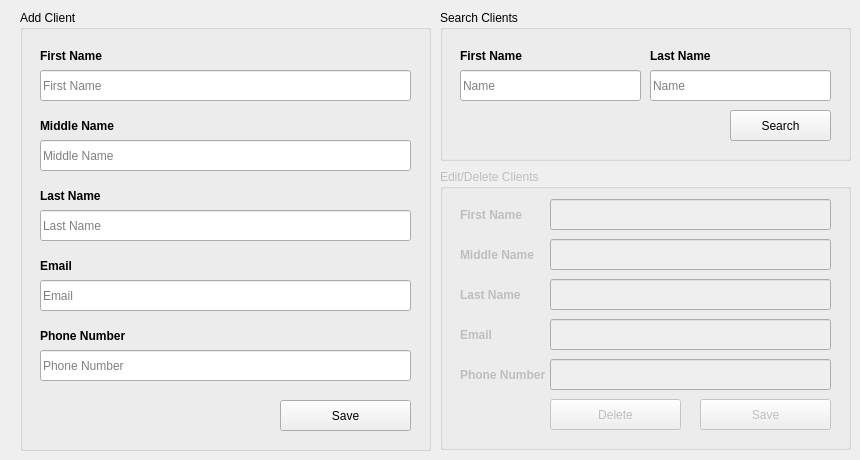
      <widget class="QWidget" name="tab_10">
       <attribute name="title">
        <string>Handle Clients</string>
       </attribute>
       <widget class="QGroupBox" name="groupBox_8">
        <property name="geometry">
         <rect>
          <x>440</x>
          <y>10</y>
          <width>411</width>
          <height>151</height>
         </rect>
        </property>
        <property name="title">
         <string>Search Clients</string>
        </property>
        <widget class="QPushButton" name="pushButton_33">
         <property name="geometry">
          <rect>
           <x>290</x>
           <y>100</y>
           <width>101</width>
           <height>31</height>
          </rect>
         </property>
         <property name="text">
          <string>Search</string>
         </property>
         <property name="icon">
          <iconset resource="icons.qrc">
           <normaloff>:/icons/search.png</normaloff>:/icons/search.png</iconset>
         </property>
        </widget>
        <widget class="QLineEdit" name="lineEdit_34">
         <property name="geometry">
          <rect>
           <x>20</x>
           <y>60</y>
           <width>181</width>
           <height>31</height>
          </rect>
         </property>
         <property name="placeholderText">
          <string>Name</string>
         </property>
         <property name="clearButtonEnabled">
          <bool>true</bool>
         </property>
        </widget>
        <widget class="QLabel" name="label_49">
         <property name="geometry">
          <rect>
           <x>20</x>
           <y>30</y>
           <width>91</width>
           <height>31</height>
          </rect>
         </property>
         <property name="font">
          <font>
           <weight>75</weight>
           <bold>true</bold>
          </font>
         </property>
         <property name="text">
          <string>First Name</string>
         </property>
        </widget>
        <widget class="QLineEdit" name="lineEdit_35">
         <property name="geometry">
          <rect>
           <x>210</x>
           <y>60</y>
           <width>181</width>
           <height>31</height>
          </rect>
         </property>
         <property name="placeholderText">
          <string>Name</string>
         </property>
         <property name="clearButtonEnabled">
          <bool>true</bool>
         </property>
        </widget>
        <widget class="QLabel" name="label_50">
         <property name="geometry">
          <rect>
           <x>210</x>
           <y>30</y>
           <width>91</width>
           <height>31</height>
          </rect>
         </property>
         <property name="font">
          <font>
           <weight>75</weight>
           <bold>true</bold>
          </font>
         </property>
         <property name="text">
          <string>Last Name</string>
         </property>
        </widget>
       </widget>
       <widget class="QGroupBox" name="groupBox_9">
        <property name="geometry">
         <rect>
          <x>20</x>
          <y>10</y>
          <width>411</width>
          <height>441</height>
         </rect>
        </property>
        <property name="title">
         <string>Add Client</string>
        </property>
        <widget class="QLabel" name="label_41">
         <property name="geometry">
          <rect>
           <x>20</x>
           <y>240</y>
           <width>91</width>
           <height>31</height>
          </rect>
         </property>
         <property name="font">
          <font>
           <weight>75</weight>
           <bold>true</bold>
          </font>
         </property>
         <property name="text">
          <string>Email</string>
         </property>
        </widget>
        <widget class="QLineEdit" name="lineEdit_3">
         <property name="geometry">
          <rect>
           <x>20</x>
           <y>60</y>
           <width>371</width>
           <height>31</height>
          </rect>
         </property>
         <property name="placeholderText">
          <string>First Name</string>
         </property>
         <property name="clearButtonEnabled">
          <bool>true</bool>
         </property>
        </widget>
        <widget class="QLineEdit" name="lineEdit_20">
         <property name="geometry">
          <rect>
           <x>20</x>
           <y>270</y>
           <width>371</width>
           <height>31</height>
          </rect>
         </property>
         <property name="placeholderText">
          <string>Email</string>
         </property>
         <property name="clearButtonEnabled">
          <bool>true</bool>
         </property>
        </widget>
        <widget class="QLabel" name="label_33">
         <property name="geometry">
          <rect>
           <x>20</x>
           <y>30</y>
           <width>91</width>
           <height>31</height>
          </rect>
         </property>
         <property name="font">
          <font>
           <weight>75</weight>
           <bold>true</bold>
          </font>
         </property>
         <property name="text">
          <string>First Name</string>
         </property>
        </widget>
        <widget class="QPushButton" name="pushButton_17">
         <property name="geometry">
          <rect>
           <x>260</x>
           <y>390</y>
           <width>131</width>
           <height>31</height>
          </rect>
         </property>
         <property name="text">
          <string>Save</string>
         </property>
         <property name="icon">
          <iconset resource="icons.qrc">
           <normaloff>:/icons/save.png</normaloff>:/icons/save.png</iconset>
         </property>
        </widget>
        <widget class="QLineEdit" name="lineEdit_23">
         <property name="geometry">
          <rect>
           <x>20</x>
           <y>130</y>
           <width>371</width>
           <height>31</height>
          </rect>
         </property>
         <property name="placeholderText">
          <string>Middle Name</string>
         </property>
         <property name="clearButtonEnabled">
          <bool>true</bool>
         </property>
        </widget>
        <widget class="QLabel" name="label_34">
         <property name="geometry">
          <rect>
           <x>20</x>
           <y>100</y>
           <width>91</width>
           <height>31</height>
          </rect>
         </property>
         <property name="font">
          <font>
           <weight>75</weight>
           <bold>true</bold>
          </font>
         </property>
         <property name="text">
          <string>Middle Name</string>
         </property>
        </widget>
        <widget class="QLineEdit" name="lineEdit_25">
         <property name="geometry">
          <rect>
           <x>20</x>
           <y>200</y>
           <width>371</width>
           <height>31</height>
          </rect>
         </property>
         <property name="placeholderText">
          <string>Last Name</string>
         </property>
         <property name="clearButtonEnabled">
          <bool>true</bool>
         </property>
        </widget>
        <widget class="QLabel" name="label_35">
         <property name="geometry">
          <rect>
           <x>20</x>
           <y>170</y>
           <width>91</width>
           <height>31</height>
          </rect>
         </property>
         <property name="font">
          <font>
           <weight>75</weight>
           <bold>true</bold>
          </font>
         </property>
         <property name="text">
          <string>Last Name</string>
         </property>
        </widget>
        <widget class="QLabel" name="label_42">
         <property name="geometry">
          <rect>
           <x>20</x>
           <y>310</y>
           <width>101</width>
           <height>31</height>
          </rect>
         </property>
         <property name="font">
          <font>
           <weight>75</weight>
           <bold>true</bold>
          </font>
         </property>
         <property name="text">
          <string>Phone Number</string>
         </property>
        </widget>
        <widget class="QLineEdit" name="lineEdit_26">
         <property name="geometry">
          <rect>
           <x>20</x>
           <y>340</y>
           <width>371</width>
           <height>31</height>
          </rect>
         </property>
         <property name="placeholderText">
          <string>Phone Number</string>
         </property>
         <property name="clearButtonEnabled">
          <bool>true</bool>
         </property>
        </widget>
       </widget>
       <widget class="QGroupBox" name="groupBox_10">
        <property name="enabled">
         <bool>false</bool>
        </property>
        <property name="geometry">
         <rect>
          <x>440</x>
          <y>169</y>
          <width>411</width>
          <height>281</height>
         </rect>
        </property>
        <property name="title">
         <string>Edit/Delete Clients</string>
        </property>
        <widget class="QLineEdit" name="lineEdit_33">
         <property name="geometry">
          <rect>
           <x>110</x>
           <y>150</y>
           <width>281</width>
           <height>31</height>
          </rect>
         </property>
         <property name="placeholderText">
          <string/>
         </property>
         <property name="clearButtonEnabled">
          <bool>true</bool>
         </property>
        </widget>
        <widget class="QLabel" name="label_46">
         <property name="geometry">
          <rect>
           <x>20</x>
           <y>150</y>
           <width>91</width>
           <height>31</height>
          </rect>
         </property>
         <property name="font">
          <font>
           <pointsize>9</pointsize>
           <weight>75</weight>
           <bold>true</bold>
          </font>
         </property>
         <property name="text">
          <string>Email</string>
         </property>
        </widget>
        <widget class="QPushButton" name="pushButton_35">
         <property name="geometry">
          <rect>
           <x>110</x>
           <y>230</y>
           <width>131</width>
           <height>31</height>
          </rect>
         </property>
         <property name="cursor">
          <cursorShape>PointingHandCursor</cursorShape>
         </property>
         <property name="text">
          <string>Delete</string>
         </property>
         <property name="icon">
          <iconset resource="icons.qrc">
           <normaloff>:/icons/delete.png</normaloff>:/icons/delete.png</iconset>
         </property>
        </widget>
        <widget class="QPushButton" name="pushButton_34">
         <property name="geometry">
          <rect>
           <x>260</x>
           <y>230</y>
           <width>131</width>
           <height>31</height>
          </rect>
         </property>
         <property name="text">
          <string>Save</string>
         </property>
         <property name="icon">
          <iconset resource="icons.qrc">
           <normaloff>:/icons/save.png</normaloff>:/icons/save.png</iconset>
         </property>
        </widget>
        <widget class="QLabel" name="label_47">
         <property name="geometry">
          <rect>
           <x>20</x>
           <y>30</y>
           <width>91</width>
           <height>31</height>
          </rect>
         </property>
         <property name="font">
          <font>
           <pointsize>9</pointsize>
           <weight>75</weight>
           <bold>true</bold>
          </font>
         </property>
         <property name="text">
          <string>First Name</string>
         </property>
        </widget>
        <widget class="QLineEdit" name="lineEdit_32">
         <property name="geometry">
          <rect>
           <x>110</x>
           <y>30</y>
           <width>281</width>
           <height>31</height>
          </rect>
         </property>
         <property name="placeholderText">
          <string/>
         </property>
         <property name="clearButtonEnabled">
          <bool>true</bool>
         </property>
        </widget>
        <widget class="QLineEdit" name="lineEdit_36">
         <property name="geometry">
          <rect>
           <x>110</x>
           <y>70</y>
           <width>281</width>
           <height>31</height>
          </rect>
         </property>
         <property name="placeholderText">
          <string/>
         </property>
         <property name="clearButtonEnabled">
          <bool>true</bool>
         </property>
        </widget>
        <widget class="QLabel" name="label_48">
         <property name="geometry">
          <rect>
           <x>20</x>
           <y>70</y>
           <width>91</width>
           <height>31</height>
          </rect>
         </property>
         <property name="font">
          <font>
           <pointsize>9</pointsize>
           <weight>75</weight>
           <bold>true</bold>
          </font>
         </property>
         <property name="text">
          <string>Middle Name</string>
         </property>
        </widget>
        <widget class="QLabel" name="label_51">
         <property name="geometry">
          <rect>
           <x>20</x>
           <y>110</y>
           <width>91</width>
           <height>31</height>
          </rect>
         </property>
         <property name="font">
          <font>
           <pointsize>9</pointsize>
           <weight>75</weight>
           <bold>true</bold>
          </font>
         </property>
         <property name="text">
          <string>Last Name</string>
         </property>
        </widget>
        <widget class="QLineEdit" name="lineEdit_37">
         <property name="geometry">
          <rect>
           <x>110</x>
           <y>110</y>
           <width>281</width>
           <height>31</height>
          </rect>
         </property>
         <property name="placeholderText">
          <string/>
         </property>
         <property name="clearButtonEnabled">
          <bool>true</bool>
         </property>
        </widget>
        <widget class="QLabel" name="label_52">
         <property name="geometry">
          <rect>
           <x>20</x>
           <y>190</y>
           <width>91</width>
           <height>31</height>
          </rect>
         </property>
         <property name="font">
          <font>
           <pointsize>9</pointsize>
           <weight>75</weight>
           <bold>true</bold>
          </font>
         </property>
         <property name="text">
          <string>Phone Number</string>
         </property>
        </widget>
        <widget class="QLineEdit" name="lineEdit_38">
         <property name="geometry">
          <rect>
           <x>110</x>
           <y>190</y>
           <width>281</width>
           <height>31</height>
          </rect>
         </property>
         <property name="text">
          <string/>
         </property>
         <property name="placeholderText">
          <string/>
         </property>
         <property name="clearButtonEnabled">
          <bool>true</bool>
         </property>
        </widget>
       </widget>
      </widget>
